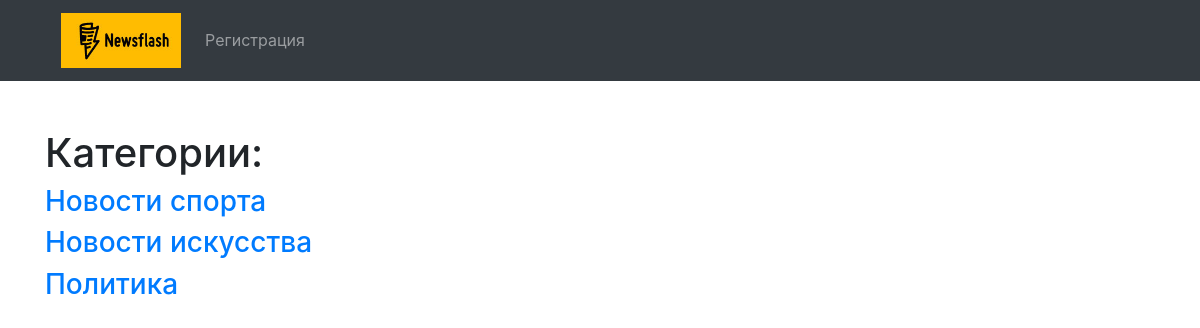
Page /categories/ on the earlier database version.
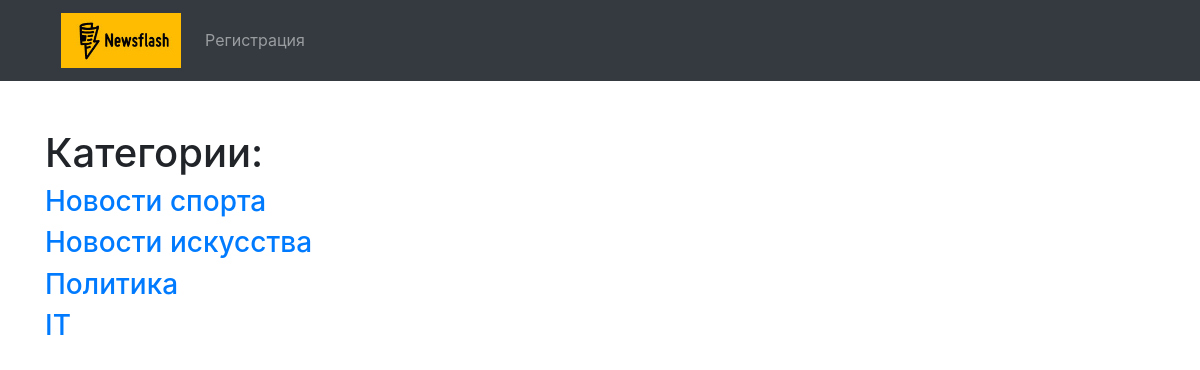
Same page on the later database version.
### news_portal/models.py (models this page shows, shortened)
class Tag(models.Model):
    title = models.CharField(max_length=150, db_index=True)
    slug = models.SlugField(max_length=150, unique=True)
    def get_absolute_url(self):
        return reverse('category_detail_url', kwargs={'slug': self.slug})

### news_portal/views.py (the view)
# urls.py: path('categories/', categories_list, name="categories_list_url"),
def categories_list(request):
    categories = Tag.objects.all()
    return render(request, 'news_portal/categories_list.html', context={"categories": categories})

### news_portal/templates/news_portal/categories_list.html (shortened to what this page needs)
{% extends 'news_portal/base_news.html' %}
{% block content %}
  <div class="col-sm-12">
    <h1>Категории: </h1>
    {% for category in categories %}
      <h3><a href="{{ category.get_absolute_url }}">{{ category.title }}</a></h3>
    {% endfor %}
  </div>
{% endblock %}

Differences in the rows shown:
added Tag: title "IT"
